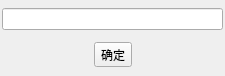
<?xml version="1.0" encoding="UTF-8"?>
<ui version="4.0">
 <class>NewFolderNameDlg</class>
 <widget class="QDialog" name="NewFolderNameDlg">
  <property name="geometry">
   <rect>
    <x>0</x>
    <y>0</y>
    <width>225</width>
    <height>76</height>
   </rect>
  </property>
  <property name="windowTitle">
   <string>新建文件夹</string>
  </property>
  <layout class="QVBoxLayout" name="verticalLayout">
   <property name="leftMargin">
    <number>2</number>
   </property>
   <property name="topMargin">
    <number>2</number>
   </property>
   <property name="rightMargin">
    <number>2</number>
   </property>
   <property name="bottomMargin">
    <number>2</number>
   </property>
   <item>
    <layout class="QHBoxLayout" name="horizontalLayout_2" stretch="10">
     <item>
      <widget class="QLineEdit" name="lineEdit"/>
     </item>
    </layout>
   </item>
   <item>
    <layout class="QHBoxLayout" name="horizontalLayout">
     <item>
      <spacer name="horizontalSpacer">
       <property name="orientation">
        <enum>Qt::Horizontal</enum>
       </property>
       <property name="sizeHint" stdset="0">
        <size>
         <width>40</width>
         <height>20</height>
        </size>
       </property>
      </spacer>
     </item>
     <item>
      <widget class="LyIconToolButton" name="toolButton">
       <property name="text">
        <string>确定</string>
       </property>
      </widget>
     </item>
     <item>
      <spacer name="horizontalSpacer_2">
       <property name="orientation">
        <enum>Qt::Horizontal</enum>
       </property>
       <property name="sizeHint" stdset="0">
        <size>
         <width>40</width>
         <height>20</height>
        </size>
       </property>
      </spacer>
     </item>
    </layout>
   </item>
  </layout>
 </widget>
 <customwidgets>
  <customwidget>
   <class>LyIconToolButton</class>
   <extends>QToolButton</extends>
   <header location="global">LyIconToolButton.h</header>
  </customwidget>
 </customwidgets>
 <resources/>
 <connections/>
</ui>
